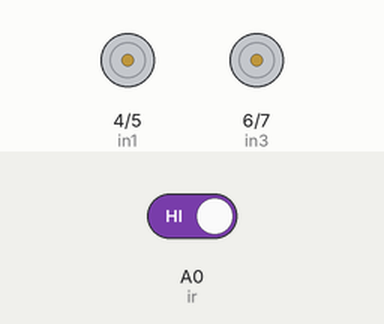
Simulated run of this sketch. Board: Arduino Uno, built with avr-gcc and run on an emulated ATmega328P. On the bench: motor-driver pin pairs drawn as motors (green arrow = first pin HIGH = forward, orange = second pin HIGH = backward, longer = more drive, scaled by the enable pin). The inputs (shaded band) are chosen by the test bench; at power-on: A0 (ir) HIGH.

Above: at 1.2 s.
1.3 s: A0 (ir) driven LOW
At 2.4 s:
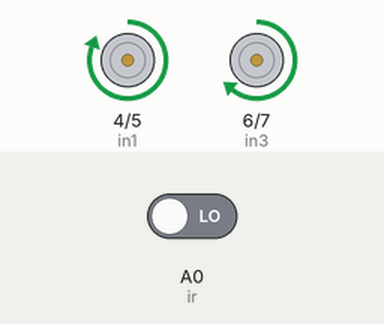
Timing chart, 0 to 4.3 s (numbered marks = the images above; inputs shaded):
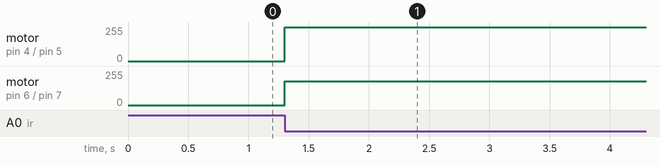

The sketch:

carro_stalker.ino
```cpp
#define ir A0
#define in1  4
#define in2  5
#define in3  6
#define in4  7
#define enableA  8
#define enableB  9


void setup() {
  pinMode(ir, INPUT);
  pinMode(enableA, OUTPUT);
  pinMode(enableB, OUTPUT);
  pinMode(in1, OUTPUT);
  pinMode(in2, OUTPUT);
  pinMode(in3, OUTPUT);
  pinMode(in4, OUTPUT);

  Serial.begin(9600);
}


void seguir(){
    digitalWrite(in1, HIGH);
    digitalWrite(in2, LOW);
    digitalWrite(in3, HIGH);
    digitalWrite(in4, LOW );
    analogWrite(enableA, 180);
    analogWrite(enableB, 180);
}

void parar(){
    digitalWrite(in1, LOW);
    digitalWrite(in2, LOW);
    digitalWrite(in3, LOW);
    digitalWrite(in4, LOW);
    analogWrite(enableA, 0);
    analogWrite(enableB, 0);
}


void loop() {
 bool sensIR = digitalRead(ir);

 if(sensIR == 0){
  seguir();
 }

 else{
  parar();
 }
}
```

Measured:
- after the input at 1.3 s, motor on pin 4 (in1) / pin 5 (in2): stopped → forward 255/255 at once; motor on pin 6 (in3) / pin 7 (in4): stopped → forward 180/255 at once
